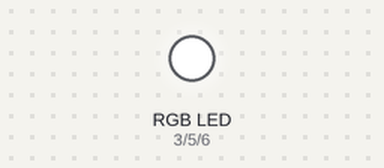
The sketch below on a simulated Arduino Uno, built with avr-gcc and run on an emulated ATmega328P. On the bench: an RGB LED mixed from three pins (HIGH = lit).

Above: at 0.5 s.
At 1.5 s:
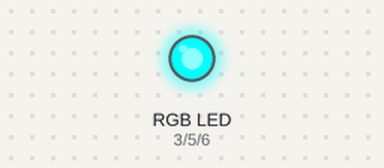
At 3.0 s:
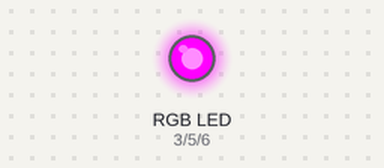
At 4.5 s:
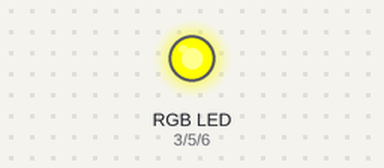
Timing chart, 0 to 7.2 s (numbered marks = the images above):
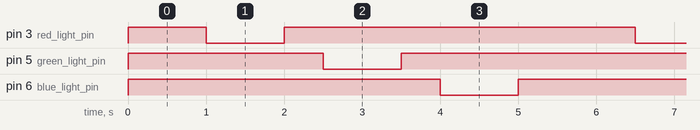

Measured:
- by itself, pin 3 (red_light_pin), pin 5 (green_light_pin): repeats every 5.5 s: LOW 1.0 s, HIGH 4.5 s
- by itself, pin 6 (blue_light_pin): alternates HIGH for 4.5 s and LOW for 1.0 s
- by itself, everything shown: repeats every 5.5 s, in 6 steps

The sketch:

RGB_LED.ino
```cpp
int red_light_pin= 3;
int green_light_pin = 5;
int blue_light_pin = 6;

unsigned int red,green,blue;

void setup() {
  pinMode(red_light_pin, OUTPUT);
  pinMode(green_light_pin, OUTPUT);
  pinMode(blue_light_pin, OUTPUT);
}

void loop() {


  RGB_color(255-red, 255-green, 255-blue); // Red
  delay(1000);
  digitalWrite (red_light_pin, LOW);
  delay(1000);
  digitalWrite (red_light_pin, HIGH);
  delay(500);
  digitalWrite (green_light_pin, LOW);
  delay(1000);
  digitalWrite (green_light_pin, HIGH);
  delay(500);
  digitalWrite (blue_light_pin, LOW);
  delay(1000);
  digitalWrite (blue_light_pin, HIGH);
  delay(500);
}

void RGB_color(int red_light_value, int green_light_value, int blue_light_value)
 {
  analogWrite(red_light_pin, red_light_value);
  analogWrite(green_light_pin, green_light_value);
  analogWrite(blue_light_pin, blue_light_value);
}
```
